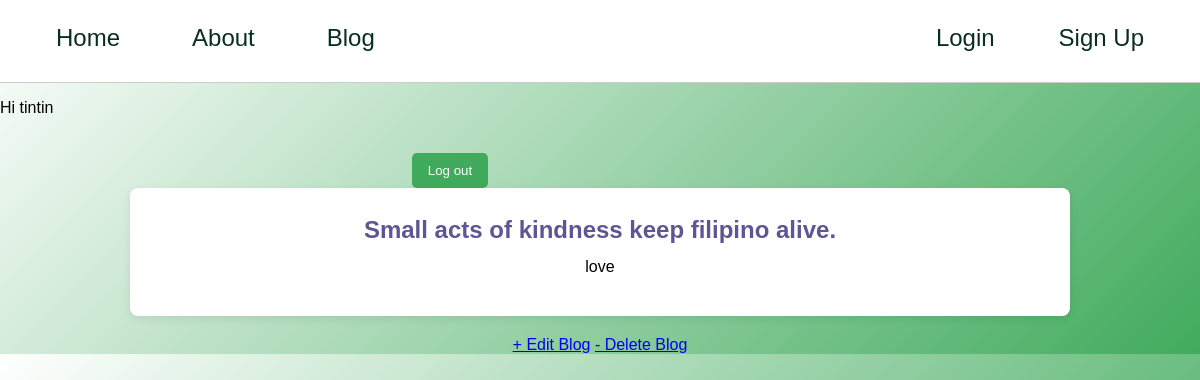
Page /experience/4 (signed in) on the committed database.
### accounts/models.py (models this page shows)
class CustomUser(AbstractUser):
    age = models.IntegerField(null=True, blank=True)
    phone_number = models.CharField(max_length=20, null=True, blank=True)

### app/models.py (models this page shows, shortened)
class Experience(models.Model):
    CATEGORY_CHOICES = [
        ('travel_log', 'Travel Log'),
        ('food_share', 'Food Sharing'),
        ('cultural_story', 'Cultural Story'),
        ('others', 'Others'),
    ]
    user = models.ForeignKey(settings.AUTH_USER_MODEL,on_delete=models.CASCADE)
    title = models.CharField(max_length=255)
    content = models.TextField()
    category = models.CharField(max_length=50, choices=CATEGORY_CHOICES)
    created_at = models.DateTimeField(auto_now_add=True)

### app/views.py (the view)
# urls.py: path('experience/<int:pk>', ExperienceDetailView.as_view(), name='experience_detail'),
class ExperienceDetailView(DetailView):
    model = Experience
    context_object_name = 'experience'
    template_name = 'app/experience_detail.html'

### app/templates/app/experience_detail.html
{% extends 'app/base.html' %}
{% load static %}
{% block content %}
        <div class="post-entry">
            <h2><a href="">{{experience.title}}</a> </h2>
            <p>{{experience.content}}</p>
        </div>
        <center><a href="{% url 'experience_update' experience.pk %}">+ Edit Blog</a>
        <a href="{% url 'experience_delete' experience.pk %}">- Delete Blog</a></center>
{% endblock content %}

### app/templates/app/base.html (shortened to what this page needs)
{% load static %}
<!DOCTYPE html>
<html lang="en">
<head>
    <link rel="stylesheet" href="{% static 'css/base.css' %}">
</head>
<body>
    {% include 'app/navbar.html' %}
    {% if user.is_authenticated %}
    <p>Hi {{user.username}}</p>
    <form method="post" action="{% url 'logout' %}">
        <button type="submit">Log out</button>
    </form>
    {% else %}
    <p>You are not logged in</p>
{% endif %}
    {% block content %}
    {% endblock %}
</body>
</html>

### static/css/base.css (style rules this page uses)
.post-entry { margin-bottom: 2rem; }
.post-entry h2 { margin: 0.5rem 0; }
.post-entry h2 a, .post-entry h2 a:visited { color: #5E5694; text-decoration: none; }
body { font-family: Arial, Helvetica, sans-serif; background-color: #f5f7fa; margin: 0; padding: 0; background: linear-gradient(135deg, #ffffff, #41AB5D); }
form { max-width: 400px; background: #ffffff; padding: 25px; border-radius: 8px; box-shadow: 0 4px 10px rgba(0,0,0,0.08); }
button { background-color: #41AB5D; color: white; padding: 10px 15px; border: none; border-radius: 5px; cursor: pointer; }
body { background-color: #f5f7fa; font-family: Arial, Helvetica, sans-serif; margin: 0; }
h1, h2 { margin-bottom: 1rem; }
form { max-width: 420px; background: #ffffff; padding: 25px; border-radius: 8px; box-shadow: 0 4px 12px rgba(0,0,0,0.08); margin-top: 20px; }
button { background-color: #41AB5D; color: white; padding: 10px 16px; border: none; border-radius: 5px; cursor: pointer; }
.post-entry { background: #ffffff; padding: 20px; border-radius: 8px; box-shadow: 0 3px 10px rgba(0,0,0,0.08); margin-bottom: 20px; }
.post-entry p { margin-top: 10px; line-height: 1.6; }
.post-entry h2 a { font-size: 1.5rem; }
body { display: flex; flex-direction: column; align-items: left; background-color: #f5f7fa; font-family: Arial, Helvetica, sans-serif; margin: 0; padding: 0; }
h1, h2 { text-align: center; margin-bottom: 1rem; }
.container, form:not([action*="experience_create"]):not([action*="experience_update"]), .post-entry, table { margin-left: auto; margin-right: auto; width: 90%; max-width: 900px; text-align: center; }
form[action*="logout"] { background: none; box-shadow: none; padding: 0; display: inline; margin-left: 0 !important; margin-right: auto !important; text-align: left; }

### rows in the picture
CustomUser: username "tintin"
Experience: title "Small acts of kindness keep filipino alive.", content "love"
